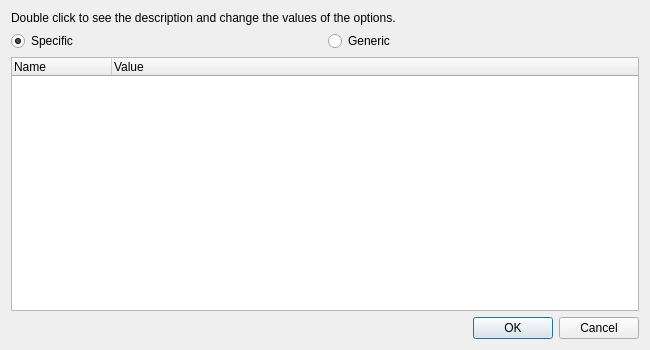
<?xml version="1.0" encoding="UTF-8"?>
<ui version="4.0">
 <class>OptionsDialog</class>
 <widget class="QDialog" name="OptionsDialog">
  <property name="geometry">
   <rect>
    <x>0</x>
    <y>0</y>
    <width>650</width>
    <height>350</height>
   </rect>
  </property>
  <property name="windowTitle">
   <string>Options</string>
  </property>
  <layout class="QVBoxLayout">
   <item>
    <widget class="QLabel">
     <property name="wordWrap">
      <bool>true</bool>
     </property>
     <property name="text">
      <string>Double click to see the description and change the values of the options.</string>
     </property>
    </widget>
   </item>
   <item>
    <layout class="QHBoxLayout">
     <item>
      <widget class="QRadioButton" name="specificRadioButton">
       <property name="text">
        <string>Specific</string>
       </property>
       <property name="checked">
        <bool>true</bool>
       </property>
      </widget>
     </item>
     <item>
      <widget class="QRadioButton" name="genericRadioButton">
       <property name="text">
        <string>Generic</string>
       </property>
      </widget>
     </item>
    </layout>
   </item>
   <item>
    <widget class="QTreeWidget" name="main">
     <column>
      <property name="text">
       <string>Name</string>
      </property>
     </column>
     <column>
      <property name="text">
       <string>Value</string>
      </property>
     </column>
    </widget>
   </item>
   <item>
    <widget class="QDialogButtonBox" name="buttonBox">
     <property name="standardButtons">
      <set>QDialogButtonBox::Cancel|QDialogButtonBox::Ok</set>
     </property>
    </widget>
   </item>
  </layout>
 </widget>
</ui>
